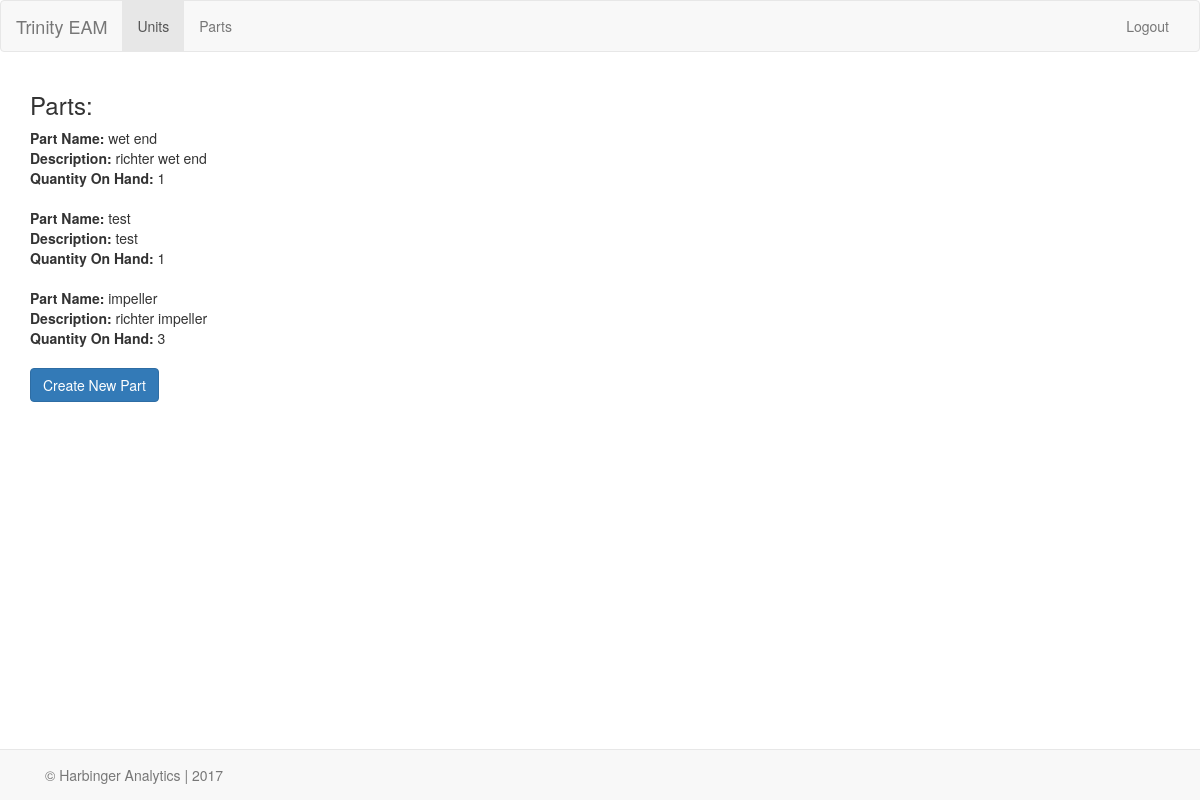
Screenshot of /parts (signed in) with the database file from the repository.
### models.py (models this page shows, shortened)
class Part(db.Model):
    __tablename__="part"
    id=db.Column(db.Integer, primary_key=True)
    name=db.Column(db.String(200), nullable=False)
    description=db.Column(db.String(1000), nullable=False)
    quantity_on_hand=db.Column(db.Integer, nullable=True)
    units=db.relationship('Unit', secondary='unit_part', backref=db.backref('spares', lazy='dynamic'))
    warehouses=db.relationship('Warehouse', secondary='warehouse_part', backref=db.backref('location', lazy='dynamic'))

### app.py (the view)
@app.route('/parts')
@login_required
def parts():
    parts=db.session.query(Part).all()
    return render_template('parts.html', parts=parts)

### app.py (called while the page is built)
def login_required(f):
    @wraps(f)
    def wrap(*args, **kwargs):
        if 'logged_in' in session:
            return f(*args, **kwargs)
        else:
            flash('You need to login first.')
            return redirect(url_for('login'))
    return wrap

### templates/parts.html
{% extends "base.html" %}
{% block content %}
  <h3>Parts:</h3>
{% for part in parts %}
  <strong>Part Name:</strong> {{ part.name }} <br>
  <strong>Description:</strong> {{ part.description }} <br>
  <strong>Quantity On Hand:</strong> {{part.quantity_on_hand}}
  <br>
  <br>
{% endfor %}
  <div class="btn-group">
    <a href="/create_parts"><button type="button" class="btn btn-primary">Create New Part</button></a>
  </div>
{% endblock %}

### rows the page displays
Part: name "wet end", description "richter wet end", quantity_on_hand "1"
Part: name "test", description "test", quantity_on_hand "1"
Part: name "impeller", description "richter impeller", quantity_on_hand "3"
